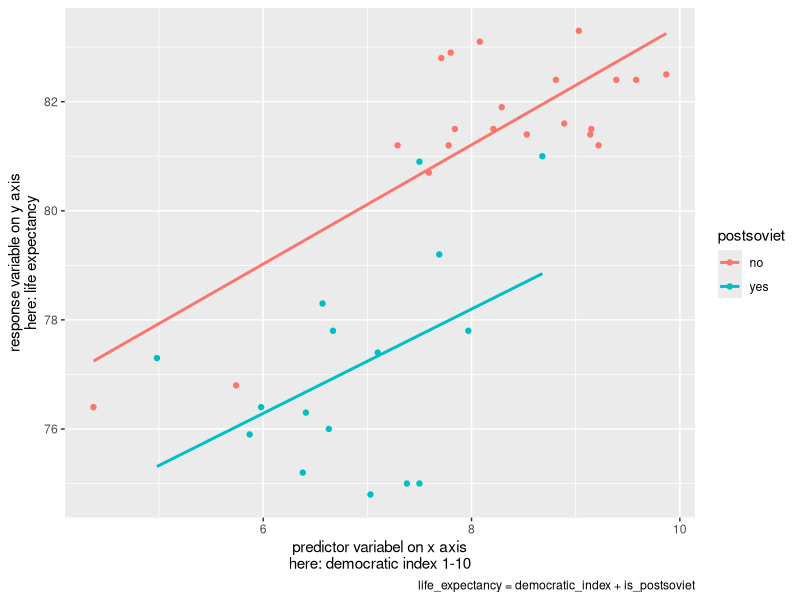
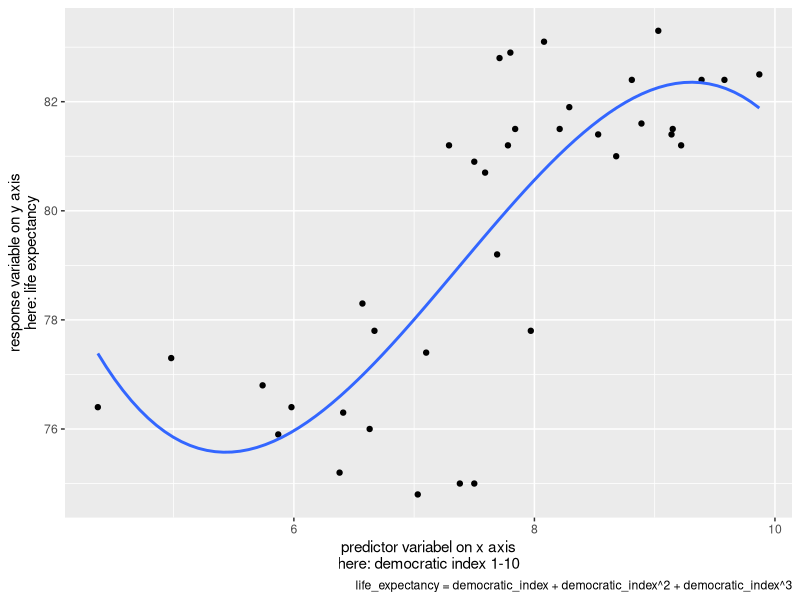

The R source for these figures, in order: (Note: this script raises an error after producing the figures.)
## ---- chunk 1
knitr::opts_chunk$set(echo = FALSE)

library(tidyverse)
library(here)

countries <- read.csv(here("data", "countries.csv"))
## ---- chunk 2

countries <- read.csv(here("data", "countries.csv"))

countries %>%
  ggplot(aes(x= dem_index, y = life_exp, color = postsoviet)) +
  geom_point()+
  geom_smooth(method = "lm", se = FALSE, formula = y ~ x) +
  labs(x = "predictor variabel on x axis\nhere: democratic index 1-10",
       y = "response variable on y axis\nhere: life expectancy",
       caption = "life_expectancy = democratic_index + is_postsoviet")

countries %>%
  ggplot(aes(x= dem_index, y = life_exp)) +
  geom_point()+
  geom_smooth(method = "lm", se = FALSE, formula = y ~ poly(x,3)) +
  labs(x = "predictor variabel on x axis\nhere: democratic index 1-10",
       y = "response variable on y axis\nhere: life expectancy",
       caption = "life_expectancy = democratic_index + democratic_index^2 + democratic_index^3")
## ---- chunk 3

knitr::include_graphics(here("images","estimating_effect.png"))
